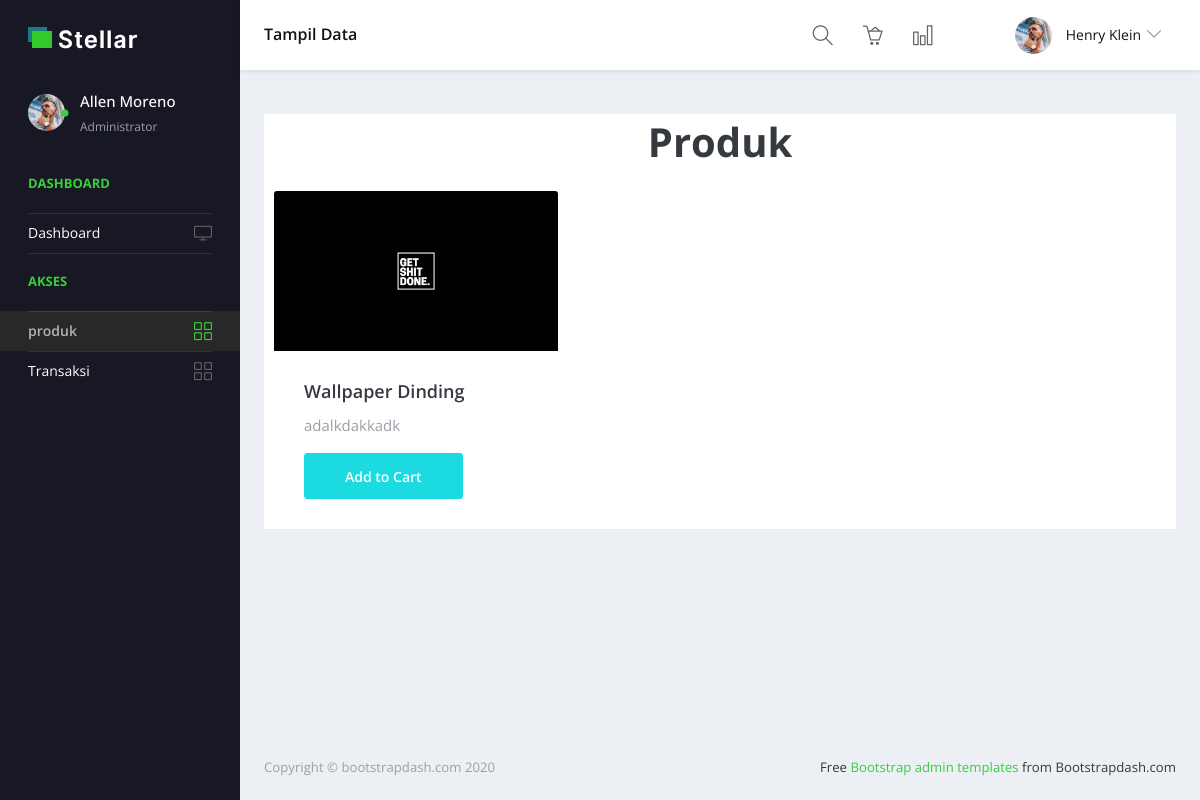
The app's page /pelanggan/produk.php (signed in) with its own data.
### tables this page shows
CREATE TABLE `produk` (
  `id_produk` int(11) NOT NULL,
  `nama_produk` varchar(100) NOT NULL,
  `deskripsi` text NOT NULL,
  `harga` int(11) NOT NULL,
  `foto_produk` varchar(255) NOT NULL
);

### pelanggan/produk.php (the view, shortened to what this page needs)
<?php
include "../header.php";
?>
<!DOCTYPE html>
<html lang="en">
<head>
  <link rel="stylesheet" href="../vendors/simple-line-icons/css/simple-line-icons.css">
  <link rel="stylesheet" href="../vendors/flag-icon-css/css/flag-icon.min.css">
  <link rel="stylesheet" href="../vendors/css/vendor.bundle.base.css">
  <link rel="stylesheet" href="../css/style.css">
</head>
<body>
  <div class="container-scroller">
    <nav class="navbar default-layout-navbar col-lg-12 col-12 p-0 fixed-top d-flex flex-row">
      <div class="navbar-brand-wrapper d-flex align-items-center">
        <a class="navbar-brand brand-logo" href="home.php">
          <img src="../images/logo.svg" alt="logo" class="logo-dark" />
        </a>
      </div>
      <div class="navbar-menu-wrapper d-flex align-items-center flex-grow-1">
        <h5 class="mb-0 font-weight-medium d-none d-lg-flex">Tampil Data</h5>
        <ul class="navbar-nav navbar-nav-right ml-auto">
          <form class="search-form d-none d-md-block" action="#">
            <i class="icon-magnifier"></i>
            <input type="search" class="form-control" placeholder="Search Here" title="Search here">
          </form>
          <li class="nav-item"><a href="#" class="nav-link"><i class="icon-basket-loaded"></i></a></li>
          <li class="nav-item"><a href="#" class="nav-link"><i class="icon-chart"></i></a></li>
          <li class="nav-item dropdown d-none d-xl-inline-flex user-dropdown">
            <a class="nav-link dropdown-toggle" id="UserDropdown" href="#" data-toggle="dropdown" aria-expanded="false">
              <img class="img-xs rounded-circle ml-2" src="../images/faces/face8.jpg" alt="Profile image"> <span class="font-weight-normal"> Henry Klein </span></a>
          </li>
        </ul>
      </div>
    </nav>
    <div class="container-fluid page-body-wrapper">
      <nav class="sidebar sidebar-offcanvas" id="sidebar">
        <ul class="nav">
          <li class="nav-item nav-profile">
            <a href="#" class="nav-link">
              <div class="profile-image">
                <img class="img-xs rounded-circle" src="../images/faces/face8.jpg" alt="profile image">
                <div class="dot-indicator bg-success"></div>
              </div>
              <div class="text-wrapper">
                <p class="profile-name">Allen Moreno</p>
                <p class="designation">Administrator</p>
              </div>
            </a>
          </li>
          <li class="nav-item nav-category">
            <span class="nav-link">Dashboard</span>
          </li>
          <li class="nav-item">
            <a class="nav-link" href="home.php">
              <span class="menu-title">Dashboard</span>
              <i class="icon-screen-desktop menu-icon"></i>
            </a>
          </li>
          <li class="nav-item nav-category"><span class="nav-link">Akses</span></li>
          <li class="nav-item">
            <a class="nav-link" href="produk.php">
              <span class="menu-title">produk</span>
              <i class="icon-grid menu-icon"></i>
            </a>
          </li>
          <li class="nav-item">
            <a class="nav-link" href="histori.php">
              <span class="menu-title">Transaksi</span>
              <i class="icon-grid menu-icon"></i>
            </a>
          </li>
        </ul>
      </nav>
      <div class="main-panel">
        <div class="content-wrapper">
          <div class="row">
            <div class="col-lg-12 grid-margin stretch-card">
              <div class="card">
                <center><span class="font-weight-bold" style="font-size: 40px;">Produk</span></center>
                <br>
                <?php
                $sql = "SELECT * FROM `produk`";
                $qry = mysqli_query($conn, $sql);
                while ($dt = mysqli_fetch_array($qry)) {
                ?>
                  <div class="col-md-4">
                    <div class="card">
                      <img src="../images/produk/<?= $dt['foto_produk'] ?>" alt="$dt['nama_produk']?>" class="card-img-top">
                      <div class="card-body">
                        <h5 class="card-title"><?= $dt['nama_produk'] ?></h5>
                        <p class="text-muted"><?= $dt['deskripsi'] ?></p>
                        <a href="beli.php?id_produk=<?= $dt['id_produk'] ?>" class="btn btn-primary"><i class="fas fa-cart-plus"></i> Add to Cart</a>
                      </div>
                    </div>
                  </div>
                <?php } ?>
              </div>
            </div>
          </div>
        </div>
        <footer class="footer">
          <div class="d-sm-flex justify-content-center justify-content-sm-between">
            <span class="text-muted d-block text-center text-sm-left d-sm-inline-block">Copyright © bootstrapdash.com 2020</span>
            <span class="float-none float-sm-right d-block mt-1 mt-sm-0 text-center"> Free <a href="https://www.bootstrapdash.com/bootstrap-admin-template/" target="_blank">Bootstrap admin templates</a> from Bootstrapdash.com</span>
          </div>
        </footer>
      </div>
    </div>
  </div>
</body>
</html>

### records on screen
produk: foto_produk (picture), nama_produk "Wallpaper Dinding", deskripsi "adalkdakkadk"
